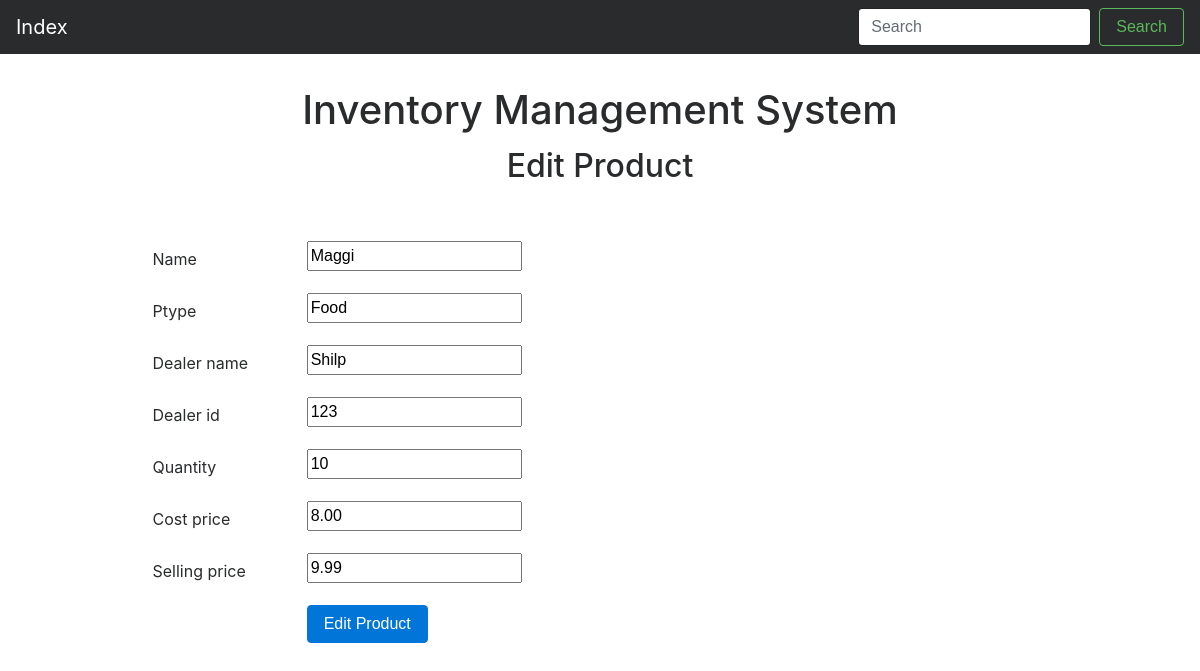
Page /business/edit/1/ on the committed database.
### business/models.py (models this page shows)
class Stock(models.Model):
    name=models.CharField(max_length=100)
    ptype=models.CharField(max_length=100)
    dealer_name=models.CharField(max_length=200)
    dealer_id=models.PositiveIntegerField()
    quantity=models.PositiveIntegerField()
    cost_price=models.DecimalField(max_digits=13,decimal_places=2)
    selling_price=models.DecimalField(max_digits=13,decimal_places=2)

### business/views.py (the view)
# urls.py: path('edit/<int:pk>/',views.edit,name="edit"),
def edit(request, pk):
    product = get_object_or_404(Stock, pk=pk)
    if request.method == "POST":
        form = StockForm(request.POST, instance=product)
        if form.is_valid():
            form.save()
            return redirect('business/index')
    else:
        form = StockForm(instance=product)
    return render(request, 'business/edit.html', {'form': form})

### business/forms.py
class StockForm(forms.ModelForm):
    class Meta:
        model = Stock
        fields = ('name', 'ptype', 'dealer_name','dealer_id', 'quantity','cost_price', 'selling_price')

### business/templates/business/edit.html (shortened to what this page needs)
{% extends 'business/base.html' %} {% block content %}
<h2 class="product_heder">Edit Product </h1>
<div class="container col-md-10">
    <form  method="POST" action="{% url 'business:index'%}">
      {% for field in form %}
        <div class="form-group row">
            <label for="id_{{ field.name }}" class="col-2 col-form-label">{{ field.label }}</label>
            <div class="col-10">
                {{ field }}
            </div>
        </div>
        {% endfor %}
        <div class="form-group row">
            <div class="offset-sm-2 col-sm-6">
                <button type="submit" class="btn btn-primary">Edit Product</button>
            </div>
        </div>
    </form>
</div>
{% endblock %}

### business/static/inventory/css/style.css (style rules this page uses)
body { padding-top: 5rem; }
.product_heder { text-align: center; padding-bottom: 50px; }

### rows in the picture
Stock: form "Maggi" "Food" "Shilp" "123" "10" "8.00" "9.99"

### other values in the picture
{{ field.label }} "Name" "Ptype" "Dealer name" "Dealer id" "Quantity" "Cost price" "Selling price"
